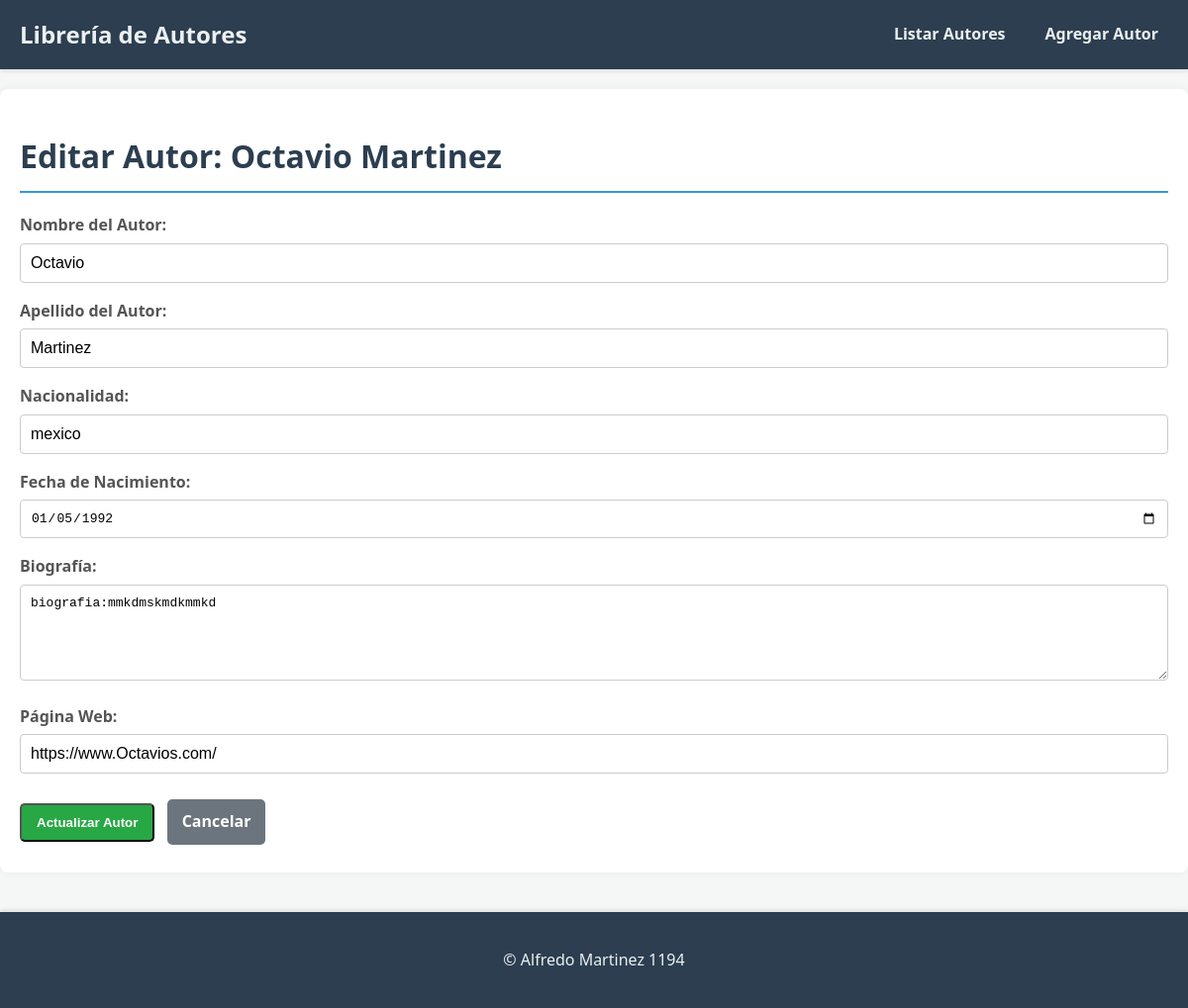
The page /editar/2/ on the database its author committed.
### app_autores/models.py (models this page shows, shortened)
class Autor(models.Model):
    nombre = models.CharField(max_length=100)
    apellido = models.CharField(max_length=100)
    nacionalidad = models.CharField(max_length=100)
    fecha_nacimiento = models.DateField()
    bibliografia = models.TextField(blank=True, null=True) # Puede ser opcional
    pagina_web = models.URLField(max_length=255, blank=True, null=True) # Puede ser opcional

### app_autores/views.py (the view)
# urls.py: path('editar/<int:autor_id>/', views.editar_autor, name='editar_autor'),
def editar_autor(request, autor_id):
    autor = get_object_or_404(Autor, pk=autor_id)
    mensaje = None
    if request.method == 'POST':
        form = AutorForm(request.POST, instance=autor)
        if form.is_valid():
            form.save()
            mensaje = "✅ ¡Autor editado correctamente!"
            return redirect('ver_autor', autor_id=autor.id) # Redirige a la vista del autor editado
    else:
        form = AutorForm(instance=autor)
    return render(request, 'autores/editar_autor.html', {
        'form': form,
        'mensaje': mensaje,
        'autor': autor # Para mostrar el nombre del autor en la plantilla
    })

### app_autores/forms.py
class AutorForm(forms.ModelForm):
    class Meta:
        model = Autor
        fields = ['nombre', 'apellido', 'nacionalidad', 'fecha_nacimiento', 'bibliografia', 'pagina_web']
        labels = {
            'nombre': 'Nombre del Autor',
            'apellido': 'Apellido del Autor',
            'nacionalidad': 'Nacionalidad',
            'fecha_nacimiento': 'Fecha de Nacimiento',
            'bibliografia': 'Biografía',
            'pagina_web': 'Página Web',
        }
        widgets = {
            'nombre': forms.TextInput(attrs={'class': 'form-control'}),
            'apellido': forms.TextInput(attrs={'class': 'form-control'}),
            'nacionalidad': forms.TextInput(attrs={'class': 'form-control'}),
            'fecha_nacimiento': forms.DateInput(attrs={'type': 'date', 'class': 'form-control'}),
            'bibliografia': forms.Textarea(attrs={'class': 'form-control', 'rows': 5}),
            'pagina_web': forms.URLInput(attrs={'class': 'form-control'}),
        }

### app_autores/templates/autores/editar_autor.html (shortened to what this page needs)
{% extends 'autores/base.html' %}
{% block content %}
    <h1>Editar Autor: {{ autor.nombre }} {{ autor.apellido }}</h1>
    <form method="post">
        {{ form.as_p }}
        <button type="submit" class="btn btn-success">Actualizar Autor</button>
        <a href="{% url 'ver_autor' autor.id %}" class="btn btn-secondary">Cancelar</a>
    </form>
{% endblock %}

### app_autores/static/css/style.css (style rules this page uses)
body { font-family: 'Segoe UI', Tahoma, Geneva, Verdana, sans-serif; margin: 0; padding: 0; background-color: #f4f7f6; color: #333; line-height: 1.6; }
h1 { color: #2c3e50; border-bottom: 2px solid #3498db; padding-bottom: 10px; margin-bottom: 20px; }
.btn { display: inline-block; padding: 10px 15px; border-radius: 5px; text-decoration: none; color: white; font-weight: bold; text-align: center; cursor: pointer; transition: background-color 0.3s ease; margin-right: 8px; margin-bottom: 8px; }
.btn-success { background-color: #28a745; }
.btn-secondary { background-color: #6c757d; }
form p { margin-bottom: 15px; }
form label { display: block; margin-bottom: 5px; font-weight: bold; color: #555; }
form input[type="text"], form input[type="date"], form input[type="url"], form textarea { width: 100%; padding: 10px; border: 1px solid #ccc; border-radius: 4px; box-sizing: border-box; font-size: 1em; }
form textarea { resize: vertical; }
form button[type="submit"] { margin-top: 15px; }

### rows shown on the page
Autor: nombre "Octavio", apellido "Martinez", nacionalidad "mexico", fecha_nacimiento "01/05/1992", bibliografia "biografia:mmkdmskmdkmmkd", pagina_web "https://www.Octavios.com/"
